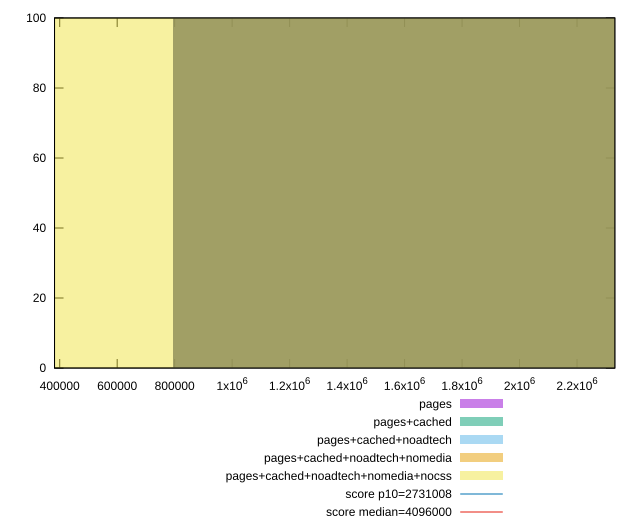

gnuplot code for this plot:
reset

$pages <<EOF
1587065.3636589332 100
EOF

$pagesCached <<EOF
1587065.3636589332 100
EOF

$pagesCachedNoadtech <<EOF
1587065.3636589332 100
EOF

$pagesCachedNoadtechNomedia <<EOF
1587065.3636589332 100
EOF

$pagesCachedNoadtechNomediaNocss <<EOF
0 100
EOF

set key outside below
set boxwidth 1587065.3636589332
set xrange [382017:2331522]
set yrange [0:100]
set trange [0:100]
set style fill transparent solid 0.5 noborder

set parametric
set terminal svg size 640, 530 enhanced background rgb 'white'
set output "report_00015_2021-02-09T16-11-33.973Z/total-byte-weight/comparison/histogram/all_raw.svg"

plot $pages title "pages" with boxes, \
     $pagesCached title "pages+cached" with boxes, \
     $pagesCachedNoadtech title "pages+cached+noadtech" with boxes, \
     $pagesCachedNoadtechNomedia title "pages+cached+noadtech+nomedia" with boxes, \
     $pagesCachedNoadtechNomediaNocss title "pages+cached+noadtech+nomedia+nocss" with boxes, \
     2731008,t title "score p10=2731008", \
     4096000,t title "score median=4096000"

reset
